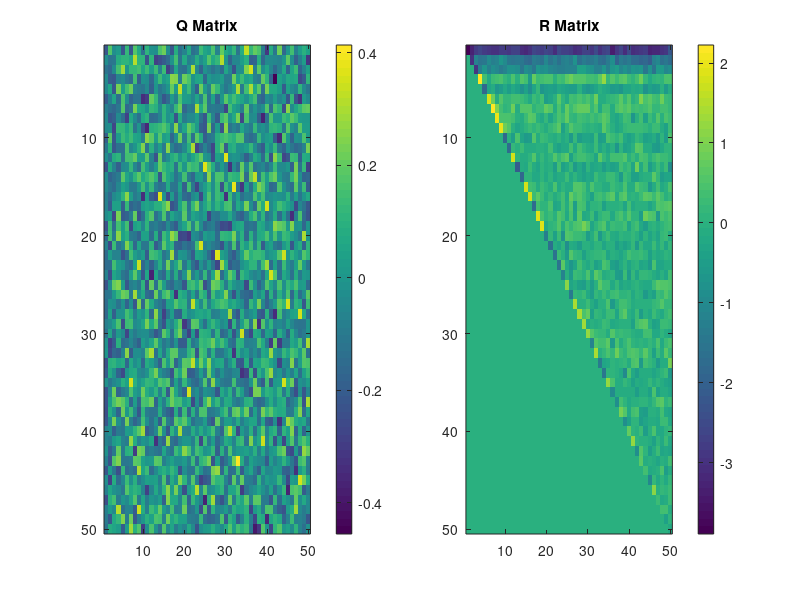

This chart was generated by the following MATLAB code:
% Define a matrix
A = rand(50, 50);

% Start timer
tic;

% Perform QR Decomposition
[Q, R] = qr(A);

% End timer and print execution time
elapsedTime = toc;
fprintf('QR Decomposition in MATLAB took: %f seconds\n', elapsedTime);

% Plotting Q and R matrices 
subplot(1, 2, 1);
imagesc(Q);
title('Q Matrix');
colorbar;

subplot(1, 2, 2);
imagesc(R);
title('R Matrix');
colorbar;
